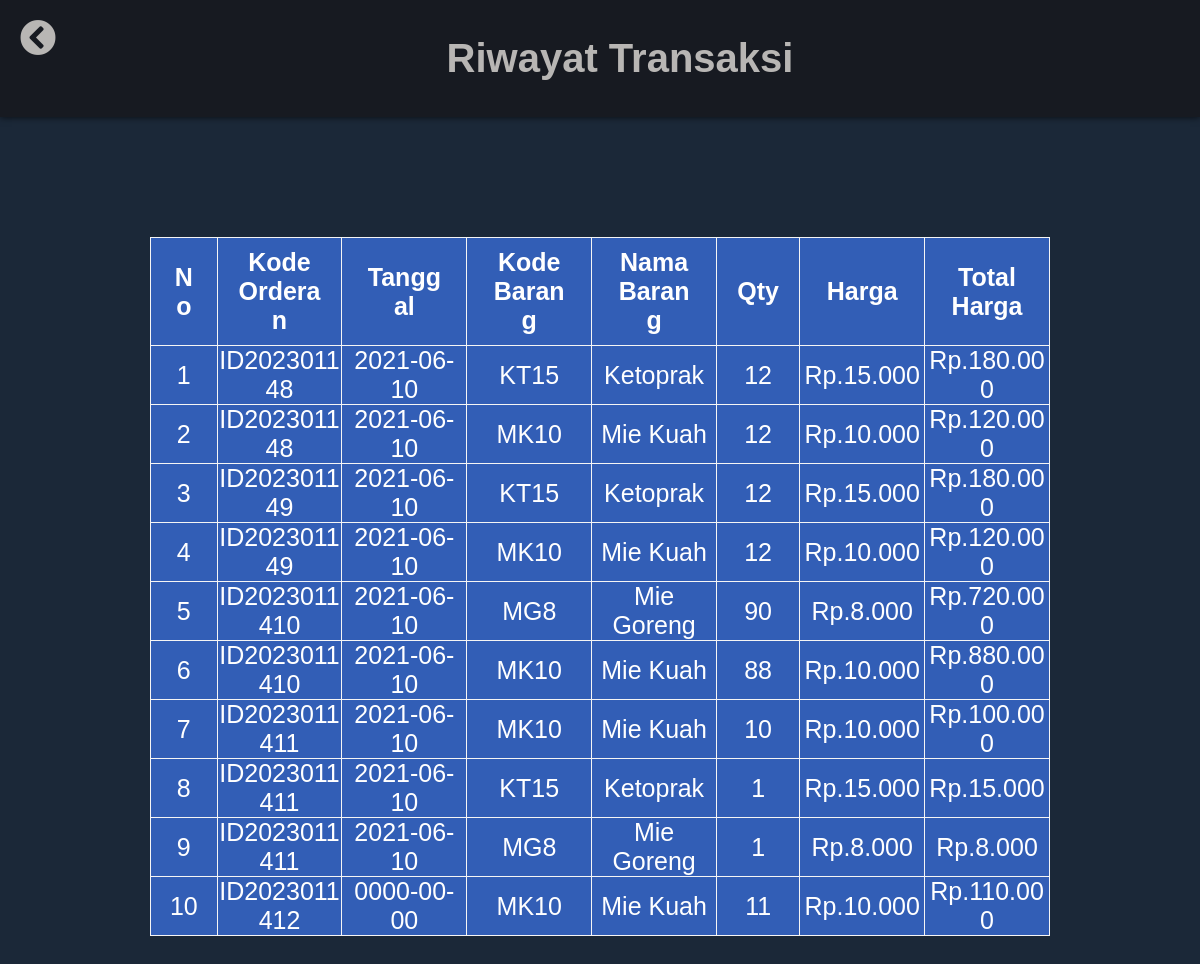
/riwayat.php, run on the app's committed database.
### tables this page shows
CREATE TABLE `detail_trans` (
  `id` int(11) NOT NULL,
  `kode_orderan` int(11) NOT NULL,
  `tanggal` date NOT NULL DEFAULT current_timestamp(),
  `kode_barang` varchar(20) NOT NULL,
  `nama_barang` varchar(100) NOT NULL,
  `qty` int(11) NOT NULL,
  `subtotal` int(11) NOT NULL
);

### function.php (called while the page is built, shortened)
<?php
$conn = mysqli_connect("localhost","root","","tbrsi") or die("Could not connect database");
$result = mysqli_query($conn,"SELECT * FROM detail_trans");
?>

### riwayat.php (the view, shortened to what this page needs)
<?php require 'function.php' ?>
<!DOCTYPE html>
<html lang="en">
<head>
    <link rel="stylesheet" type="text/css" href="css/riwayat.css">
    <link rel="stylesheet" type="text/css" href="https://cdnjs.cloudflare.com/ajax/libs/font-awesome/5.15.3/css/all.min.css">
</head>
<body>
    <div class="button_home">
            <a class="link" href="home.php">
            <i class='fas fa-chevron-circle-left' style='font-size:36px'></i>
            </a>
            </div>
    <div class="header">
        <h1>Riwayat Transaksi</h1>
    </div>
<table border="1" cellpadding="10" width="100%">
    <tr>
        <th width="8%">No</th>
        <th width="15%">Kode Orderan</th>
        <th width="15%">Tanggal</th>
        <th width="15%">Kode Barang</th>
        <th width="15%">Nama Barang</th>
        <th width="10%">Qty</th>
        <th width="15%">Harga</th>
        <th width="15%">Total Harga</th>
    </tr>
    <?php $i=1; ?>
    <?php while ($trans = mysqli_fetch_assoc($result) ) : ?>
    <?php $total = number_format($trans["subtotal"],0,",",".");?>
    <?php $harga = number_format($trans["subtotal"]/$trans["qty"],0,",",".")?>
    <?php
    $tgl = date("Ymd");
    ?>
    <tr>
        <td><?= $i; ?></td>
        <td>ID<?php echo $tgl?><?= $trans["kode_orderan"];?></td>
        <td><?= $trans["tanggal"]; ?></td>
        <td><?= $trans["kode_barang"]; ?></td>
        <td><?= $trans["nama_barang"]; ?></td>
        <td><?= $trans["qty"]; ?></td>
        <td>Rp.<?= $harga; ?> </td>
        <td>Rp.<?= $total ?></td>
    </tr>
    <?php $i++; ?>
    <?php endwhile; ?>
</table>
</body>
</html>

### css/riwayat.css (style rules this page uses)
* { padding:0; margin:0; box-sizing: border-box; font-family: sans-serif; }
body { background-color:#1b2838; }
.header { background-color: #171a21; padding: 3%; text-align: center; font-size: 20px; color: #b8b6b4; box-shadow: 0 0 7px 0 rgb(0 0 0 / 75%); }
.button_home { align-items: left; float: left; margin: 20px; }
.link { color:#b8b6b4 ; text-decoration: none; }
table { color: white; background-color:#325EB6; margin: 10% auto; text-align: center; border-spacing: 10px; border-collapse: collapse; font-size: 25px; word-wrap: break-word; width: 75%; border: 1px solid whitesmoke; table-layout: fixed; }
th { padding: 10px 20px; word-wrap: break-word; }

### data on the page
detail_trans: tgl "20230114", kode_orderan "8", tanggal "2021-06-10", kode_barang "KT15", nama_barang "Ketoprak", qty "12", harga "15.000", subtotal "180.000"
detail_trans: tgl "20230114", kode_orderan "8", tanggal "2021-06-10", kode_barang "MK10", nama_barang "Mie Kuah", qty "12", harga "10.000", subtotal "120.000"
detail_trans: tgl "20230114", kode_orderan "9", tanggal "2021-06-10", kode_barang "KT15", nama_barang "Ketoprak", qty "12", harga "15.000", subtotal "180.000"
detail_trans: tgl "20230114", kode_orderan "9", tanggal "2021-06-10", kode_barang "MK10", nama_barang "Mie Kuah", qty "12", harga "10.000", subtotal "120.000"
detail_trans: tgl "20230114", kode_orderan "10", tanggal "2021-06-10", kode_barang "MG8", nama_barang "Mie Goreng", qty "90", harga "8.000", subtotal "720.000"
detail_trans: tgl "20230114", kode_orderan "10", tanggal "2021-06-10", kode_barang "MK10", nama_barang "Mie Kuah", qty "88", harga "10.000", subtotal "880.000"
detail_trans: tgl "20230114", kode_orderan "11", tanggal "2021-06-10", kode_barang "MK10", nama_barang "Mie Kuah", qty "10", harga "10.000", subtotal "100.000"
detail_trans: tgl "20230114", kode_orderan "11", tanggal "2021-06-10", kode_barang "KT15", nama_barang "Ketoprak", qty "1", harga "15.000", subtotal "15.000"
detail_trans: tgl "20230114", kode_orderan "11", tanggal "2021-06-10", kode_barang "MG8", nama_barang "Mie Goreng", qty "1", harga "8.000", subtotal "8.000"
detail_trans: tgl "20230114", kode_orderan "12", tanggal "0000-00-00", kode_barang "MK10", nama_barang "Mie Kuah", qty "11", harga "10.000", subtotal "110.000"
